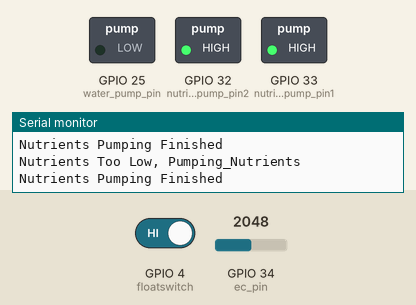
Simulated run of this sketch. Board: ESP32. Shown: switched loads named in the sketch (green lamp = pin HIGH), the last lines printed to the serial monitor. Inputs (shaded band) come from the test bench; at power-on: GPIO 4 (floatswitch) HIGH, GPIO 34 (ec_pin) = 2048. WiFi joins after 1.5 s; servers stay silent unless stated; pins used as bus, display or sensor lines are not drawn.

Above: at 19.2 s.
19.3 s: GPIO 4 (floatswitch) driven LOW
At 25.9 s:
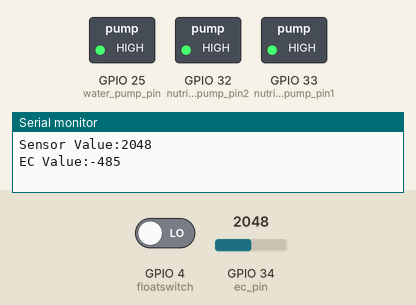
At 31.7 s:
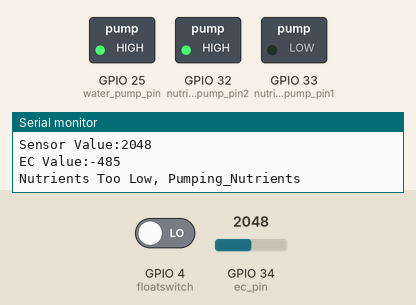
41.3 s: GPIO 4 (floatswitch) driven HIGH
At 53.4 s:
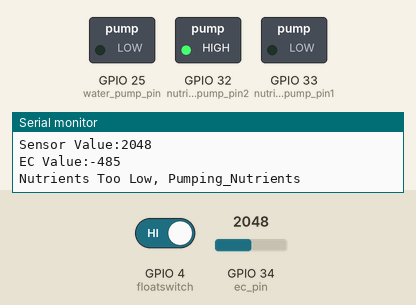
Timing chart, 0 to 63.4 s (numbered marks = the images above; inputs shaded):
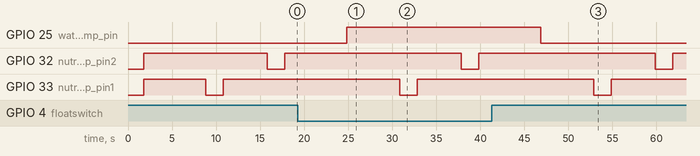

The sketch:

prototype1.ino
```cpp
int ec_pin = 34;
int ec_power = 15;
int ec_value;
int sensorValue;

const int nutrient_pump_pin1 = 33;
const int nutrient_pump_pin2 = 32;
const int water_pump_pin = 25;

float slope_ec_graph = 0.0077;
float y_intercept_ec_graph = 3.738;

int floatswitch = 4;
int floatswitch_value;

#define BLYNK_PRINT Serial


#include <WiFi.h>
#include <WiFiClient.h>
#include <BlynkSimpleEsp32.h>

char auth[] = "x8NfYL6Ahkw81gestIpyBxTOKdK_TaWi";

// Your WiFi credentials.
// Set password to "" for open networks.
char ssid[] = "Tenda_1F4450";
char pass[] = "12345678";

void setup() {
  Serial.begin(9600);
  Blynk.begin(auth, ssid, pass);
  pinMode(ec_pin, INPUT);
  pinMode(ec_power, OUTPUT);

  pinMode(nutrient_pump_pin1, OUTPUT);
  digitalWrite(nutrient_pump_pin1, HIGH);

  pinMode(nutrient_pump_pin2, OUTPUT);
  digitalWrite(nutrient_pump_pin2, HIGH);

  pinMode(water_pump_pin, OUTPUT);
  digitalWrite(water_pump_pin, LOW); //LOW IS CLOSE

  pinMode(floatswitch, INPUT_PULLUP);
}

// the loop routine runs over and over again forever:
void loop()
{
  Blynk.run();
  water_pump_and_monitor();
  get_ec();
  delay (6000);
  pump_nutrient(nutrient_pump_pin1);
  pump_nutrient(nutrient_pump_pin2);
  delay (1000);
}


void get_ec()
{
  digitalWrite(ec_power, HIGH);
  sensorValue = analogRead(ec_pin);
  sensorValue = analogRead(ec_pin);
  ec_value = ((1000 / sensorValue) - y_intercept_ec_graph) / slope_ec_graph;
  Serial.print("Sensor Value:");
  Serial.println(sensorValue);
  Serial.print("EC Value:");
  Serial.println(ec_value);
  digitalWrite(ec_power, LOW);

}


void pump_nutrient(const int pump_pin) {
  int target_value = 1200;
  int change_per_dose = 100;
  int error = 100;
  int pump_on_time = 2;
  int wait_time = 5;

  if (ec_value <= (target_value - change_per_dose - error))
  {
    digitalWrite(pump_pin, LOW);
    Serial.print("Nutrients Too Low, Pumping_Nutrients");
    Serial.print('\n');
    delay(pump_on_time * 1000);
    digitalWrite(pump_pin, HIGH);
    Serial.print("Nutrients Pumping Finished");
    Serial.print('\n');
    delay(wait_time * 1000);
  }
}


void water_pump_and_monitor() {

  floatswitch_value = digitalRead(floatswitch);
  floatswitch_value = digitalRead(floatswitch);
  delay(1000);
  Serial.print("Water Level:");
  Serial.println(floatswitch_value);
  if ( floatswitch_value == 0 )
  { Serial.print("Water Level Too Low, Please Add Water Till Water Mark");
    digitalWrite(water_pump_pin, HIGH); // HIGH is off
    Serial.print('\n');
  } else {
    Serial.print("Water Level is ok");
    digitalWrite(water_pump_pin, LOW);
    Serial.print('\n');

  }
}
```

Measured:
- after the input at 19.3 s, GPIO 25 (water_pump_pin): LOW → HIGH after 5.5 s
- after the input at 41.3 s, GPIO 25 (water_pump_pin): HIGH → LOW after 5.5 s
